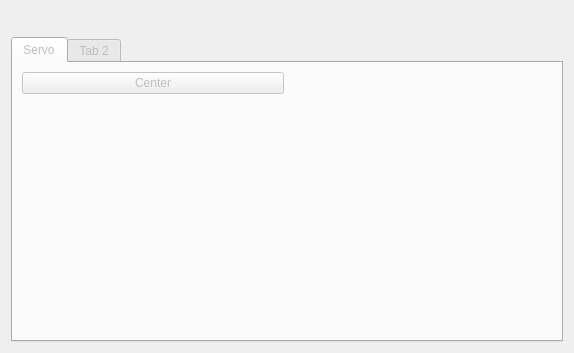
<?xml version="1.0" encoding="UTF-8"?>
<ui version="4.0">
 <class>HexyTool</class>
 <widget class="QWidget" name="HexyTool">
  <property name="geometry">
   <rect>
    <x>0</x>
    <y>0</y>
    <width>574</width>
    <height>353</height>
   </rect>
  </property>
  <property name="windowTitle">
   <string>Form</string>
  </property>
  <layout class="QVBoxLayout" name="verticalLayout">
   <item>
    <layout class="QHBoxLayout" name="horizontalLayout">
     <item>
      <widget class="TryToggle" name="tryToggleConnect" native="true"/>
     </item>
     <item>
      <spacer name="horizontalSpacer">
       <property name="orientation">
        <enum>Qt::Horizontal</enum>
       </property>
       <property name="sizeHint" stdset="0">
        <size>
         <width>40</width>
         <height>20</height>
        </size>
       </property>
      </spacer>
     </item>
    </layout>
   </item>
   <item>
    <widget class="QTabWidget" name="tabWidget">
     <property name="enabled">
      <bool>false</bool>
     </property>
     <widget class="QWidget" name="tab">
      <attribute name="title">
       <string>Servo</string>
      </attribute>
      <layout class="QVBoxLayout" name="verticalLayout_2">
       <item>
        <layout class="QHBoxLayout" name="horizontalLayout_2">
         <item>
          <widget class="QPushButton" name="pushButtonCenter">
           <property name="text">
            <string>Center</string>
           </property>
          </widget>
         </item>
         <item>
          <widget class="NumberEntry" name="numberEntryServoPosition" native="true"/>
         </item>
        </layout>
       </item>
       <item>
        <spacer name="verticalSpacer">
         <property name="orientation">
          <enum>Qt::Vertical</enum>
         </property>
         <property name="sizeHint" stdset="0">
          <size>
           <width>20</width>
           <height>225</height>
          </size>
         </property>
        </spacer>
       </item>
      </layout>
     </widget>
     <widget class="QWidget" name="tab_2">
      <attribute name="title">
       <string>Tab 2</string>
      </attribute>
     </widget>
    </widget>
   </item>
  </layout>
 </widget>
 <customwidgets>
  <customwidget>
   <class>TryToggle</class>
   <extends>QWidget</extends>
   <header>widgets/TryToggle.hpp</header>
   <container>1</container>
  </customwidget>
  <customwidget>
   <class>NumberEntry</class>
   <extends>QWidget</extends>
   <header>widgets/NumberEntry.hpp</header>
   <container>1</container>
  </customwidget>
 </customwidgets>
 <resources/>
 <connections/>
</ui>
